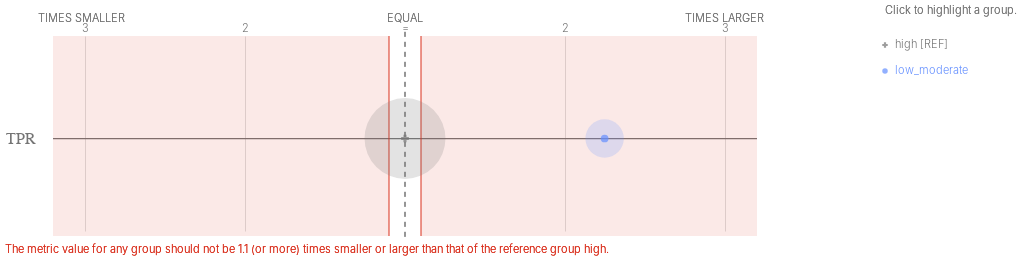

The code cell stored with this chart in its notebook:
### Code cell
ap.disparities(bdf, metrics, 'poverty_level', fairness_threshold = 1.10)

### Figure 1 — Vega-Lite specification as saved in the notebook (floating-point values rounded to 4 significant figures)
{"config": {"view": {"continuousWidth": 400, "continuousHeight": 300, "strokeWidth": 0}, "axisLeft": {"labelColor": "rgb(117,117,117)", "labelFont": "Helvetica", "labelFontSize": 16}}, "layer": [{"data": {"name": "data-b3bcfd1decd67fb31f95ea5e1bcd9e64"}, "mark": {"type": "rule", "stroke": "rgb(117,117,117)", "strokeWidth": 1.25, "tooltip": ""}, "encoding": {"x": {"type": "quantitative", "field": "x", "scale": {"domain": [-2, 2], "range": [80.0, 720.0]}}, "x2": {"field": "x2"}, "y": {"type": "nominal", "axis": {"domain": false, "labelAngle": 0, "labelPadding": -30, "orient": "left", "ticks": false, "title": ""}, "field": "metric", "scale": {"domain": ["TPR"], "range": [30, 225.0]}}}}, {"data": {"name": "data-79dd248bdaa0ea02c535240e8ad022c8"}, "mark": {"type": "rule", "stroke": "rgb(117,117,117)", "strokeDash": [5, 5], "strokeWidth": 1}, "encoding": {"tooltip": {"value": "high [REF]"}, "x": {"value": 400.0}, "y": {"value": 20.83}, "y2": {"value": 229.2}}}, {"data": {"name": "data-bf3bbf11504879c3d6556966f4853596"}, "mark": {"type": "text", "align": "center", "color": "rgb(117,117,117)", "font": "Helvetica", "fontSize": 11, "fontWeight": 300, "tooltip": ""}, "encoding": {"text": {"type": "nominal", "field": "label"}, "x": {"type": "quantitative", "field": "value", "scale": {"domain": [-2, 2], "range": [80.0, 720.0]}}, "y": {"value": 17.5}}}, {"layer": [{"mark": {"type": "text", "align": "right", "fill": "rgb(117,117,117)", "font": "Helvetica", "fontSize": 11, "fontWeight": 300, "tooltip": ""}, "encoding": {"text": {"value": "TIMES SMALLER"}, "x": {"value": 120.0}, "y": {"value": 7.5}}}, {"mark": {"type": "text", "align": "left", "fill": "rgb(117,117,117)", "font": "Helvetica", "fontSize": 11, "fontWeight": 300, "tooltip": ""}, "encoding": {"text": {"value": "TIMES LARGER"}, "x": {"value": 680.0}, "y": {"value": 7.5}}}, {"mark": {"type": "text", "align": "center", "fill": "rgb(117,117,117)", "font": "Helvetica", "fontSize": 11, "fontWeight": 300, "tooltip": ""}, "encoding": {"text": {"value": "EQUAL"}, "x": {"value": 400.0}, "y": {"value": 7.5}}}], "data": {"name": "data-79dd248bdaa0ea02c535240e8ad022c8"}}, {"layer": [{"mark": {"type": "rule", "opacity": 0.8, "stroke": "rgb(217, 46, 28)", "strokeWidth": 1.25, "tooltip": ""}, "encoding": {"x": {"type": "quantitative", "field": "min", "scale": {"domain": [-2, 2], "range": [80.0, 720.0]}}, "y": {"value": 25.0}, "y2": {"value": 225.0}}}, {"mark": {"type": "rule", "opacity": 0.8, "stroke": "rgb(217, 46, 28)", "strokeWidth": 1.25, "tooltip": ""}, "encoding": {"x": {"type": "quantitative", "field": "max", "scale": {"domain": [-2, 2], "range": [80.0, 720.0]}}, "y": {"value": 25.0}, "y2": {"value": 225.0}}}, {"layer": [{"mark": {"type": "rect", "fill": "rgb(217, 46, 28)", "opacity": 0.1, "tooltip": ""}, "encoding": {"x": {"type": "quantitative", "field": "min", "scale": {"domain": [-2, 2], "range": [80.0, 720.0]}}, "x2": {"field": "lower_end"}, "y": {"value": 25.0}, "y2": {"value": 225.0}}}, {"mark": {"type": "rect", "fill": "rgb(217, 46, 28)", "opacity": 0.1, "tooltip": ""}, "encoding": {"x": {"type": "quantitative", "field": "max", "scale": {"domain": [-2, 2], "range": [80.0, 720.0]}}, "x2": {"field": "upper_end"}, "y": {"value": 25.0}, "y2": {"value": 225.0}}}]}, {"data": {"name": "data-79dd248bdaa0ea02c535240e8ad022c8"}, "mark": {"type": "text", "align": "left", "baseline": "top", "fill": "rgb(217, 46, 28)", "font": "Helvetica", "fontSize": 11, "fontWeight": 300, "tooltip": ""}, "encoding": {"text": {"value": "The metric value for any group should not be 1.1 (or more) times smaller or larger than that of the reference group high."}, "x": {"value": 0}, "y": {"value": 233.3}}}], "data": {"name": "data-5be866832e665840fe1b54f380439222"}}, {"layer": [{"mark": "circle"}, {"data": {"name": "data-51eb48ef3e3e51dabbcf5e0fc4e1b4b6"}, "mark": {"type": "circle", "opacity": 0.2}, "encoding": {"color": {"condition": {"type": "nominal", "field": "attribute_value", "legend": null, "scale": {"domain": ["high", "low_moderate"], "range": ["rgb(117,117,117)", "rgb(100, 143, 255)", "rgb(254, 97, 0)", "rgb(220, 38, 127)", "rgb(255, 176, 0)", "rgb(120, 94, 240)"]}, "selection": "selector025"}, "value": "rgb(224,224,224)"}, "size": {"type": "quantitative", "field": "group_size", "legend": null, "scale": {"domain": [0, 17310.0], "range": [0, 7854.0]}}, "tooltip": [{"type": "nominal", "field": "attribute_value", "title": "Group"}, {"type": "nominal", "field": "tooltip_group_size", "title": "Group Size"}, {"type": "nominal", "field": "tooltip_disparity_explanation_tpr", "title": "Disparity"}, {"type": "quantitative", "field": "tpr", "format": ".2f", "title": "TPR"}], "x": {"type": "quantitative", "axis": {"domain": false, "labels": false, "ticks": false, "title": null, "values": [-2, -1, 1, 2]}, "field": "tpr_disparity_scaled", "scale": {"domain": [-2, 2], "range": [80.0, 720.0]}}, "y": {"type": "nominal", "axis": {"domain": false, "grid": false, "labels": false, "ticks": false, "title": " "}, "field": "metric_variable", "scale": {"domain": ["TPR"], "range": [30, 225.0]}}}, "selection": {"selector027": {"type": "multi", "empty": "all", "fields": ["attribute_value"]}}, "transform": [{"calculate": "'TPR'", "as": "metric_variable"}]}, {"layer": [{"mark": "point"}, {"data": {"name": "data-51eb48ef3e3e51dabbcf5e0fc4e1b4b6"}, "mark": {"type": "point", "filled": true, "size": 60}, "encoding": {"color": {"condition": {"type": "nominal", "field": "attribute_value", "legend": null, "scale": {"domain": ["high", "low_moderate"], "range": ["rgb(117,117,117)", "rgb(100, 143, 255)", "rgb(254, 97, 0)", "rgb(220, 38, 127)", "rgb(255, 176, 0)", "rgb(120, 94, 240)"]}, "selection": "selector025"}, "value": "rgb(224,224,224)"}, "shape": {"type": "nominal", "field": "attribute_value", "legend": null, "scale": {"domain": ["high", "low_moderate"], "range": ["cross", "circle"]}}, "tooltip": [{"type": "nominal", "field": "attribute_value", "title": "Group"}, {"type": "nominal", "field": "tooltip_group_size", "title": "Group Size"}, {"type": "nominal", "field": "tooltip_disparity_explanation_tpr", "title": "Disparity"}, {"type": "quantitative", "field": "tpr", "format": ".2f", "title": "TPR"}], "x": {"type": "quantitative", "axis": {"domain": false, "labels": false, "ticks": false, "title": null, "values": [-2, -1, 1, 2]}, "field": "tpr_disparity_scaled", "scale": {"domain": [-2, 2], "range": [80.0, 720.0]}}, "y": {"type": "nominal", "axis": {"domain": false, "grid": false, "labels": false, "ticks": false, "title": " "}, "field": "metric_variable", "scale": {"domain": ["TPR"], "range": [30, 225.0]}}}, "selection": {"selector026": {"type": "multi", "empty": "all", "fields": ["attribute_value"]}}, "transform": [{"calculate": "'TPR'", "as": "metric_variable"}]}]}]}, {"layer": [{"mark": {"type": "point", "filled": true, "tooltip": ""}, "encoding": {"color": {"condition": {"type": "nominal", "field": "attribute_value", "legend": null, "scale": {"domain": ["high", "low_moderate"], "range": ["rgb(117,117,117)", "rgb(100, 143, 255)", "rgb(254, 97, 0)", "rgb(220, 38, 127)", "rgb(255, 176, 0)", "rgb(120, 94, 240)"]}, "selection": "selector025"}, "value": "rgb(224,224,224)"}, "shape": {"type": "nominal", "field": "attribute_value", "legend": null, "scale": {"domain": ["high", "low_moderate"], "range": ["cross", "circle"]}}, "x": {"value": 880.0}, "y": {"type": "nominal", "axis": {"domain": false, "grid": false, "labels": false, "ticks": false, "title": " "}, "field": "attribute_value", "scale": {"domain": ["high", "low_moderate"], "range": [21, 73]}}}, "selection": {"selector025": {"type": "multi", "empty": "all", "fields": ["attribute_value"]}}}, {"mark": {"type": "text", "align": "left", "baseline": "middle", "font": "Helvetica", "fontSize": 11, "fontWeight": 300, "tooltip": ""}, "encoding": {"color": {"condition": {"type": "nominal", "field": "attribute_value", "legend": null, "scale": {"domain": ["high", "low_moderate"], "range": ["rgb(117,117,117)", "rgb(100, 143, 255)", "rgb(254, 97, 0)", "rgb(220, 38, 127)", "rgb(255, 176, 0)", "rgb(120, 94, 240)"]}, "selection": "selector025"}, "value": "rgb(224,224,224)"}, "text": {"type": "nominal", "field": "label"}, "x": {"value": 890.0}, "y": {"type": "nominal", "axis": {"domain": false, "grid": false, "labels": false, "ticks": false, "title": " "}, "field": "attribute_value", "scale": {"domain": ["high", "low_moderate"], "range": [21, 73]}}}, "selection": {"selector028": {"type": "multi", "empty": "all", "fields": ["attribute_value"]}}}, {"data": {"name": "data-79dd248bdaa0ea02c535240e8ad022c8"}, "mark": {"type": "text", "align": "left", "baseline": "middle", "color": "rgb(117,117,117)", "font": "Helvetica", "fontSize": 11, "fontWeight": 300, "tooltip": ""}, "encoding": {"text": {"value": "Click to highlight a group."}, "x": {"value": 880.0}, "y": {"value": 0}}}], "data": {"name": "data-d87c852a1efae10890d6aaed8901939a"}}], "height": 250, "resolve": {"scale": {"size": "independent", "y": "independent"}}, "width": 800, "$schema": "https://vega.github.io/schema/vega-lite/v4.8.1.json", "datasets": {"data-b3bcfd1decd67fb31f95ea5e1bcd9e64": [{"metric": "TPR", "x": -2.2, "x2": 2.2}], "data-79dd248bdaa0ea02c535240e8ad022c8": [{"a": 1, "b": 0}, {"a": 1, "b": 0}], "data-bf3bbf11504879c3d6556966f4853596": [{"value": -2, "label": 3}, {"value": -1, "label": 2}, {"value": 0, "label": "="}, {"value": 1, "label": 2}, {"value": 2, "label": 3}], "data-5be866832e665840fe1b54f380439222": [{"min": -0.1, "max": 0.1, "lower_end": -2.2, "upper_end": 2.2}], "data-51eb48ef3e3e51dabbcf5e0fc4e1b4b6": [{"attribute_name": "poverty_level", "attribute_value": "high", "group_size": 14428, "total_entities": 17677, "tpr": 0.07487, "tpr_disparity": 1.0, "tpr_disparity_scaled": 0.0, "tooltip_group_size": "14,428 (81.62%)", "tooltip_disparity_explanation_tpr": "Reference group"}, {"attribute_name": "poverty_level", "attribute_value": "low_moderate", "group_size": 3249, "total_entities": 17677, "tpr": 0.1683, "tpr_disparity": 2.248, "tpr_disparity_scaled": 1.248, "tooltip_group_size": "3,249 (18.38%)", "tooltip_disparity_explanation_tpr": "2.25 times larger TPR than the reference group"}], "data-d87c852a1efae10890d6aaed8901939a": [{"attribute_value": "high", "label": "high [REF]"}, {"attribute_value": "low_moderate", "label": "low_moderate"}]}}
